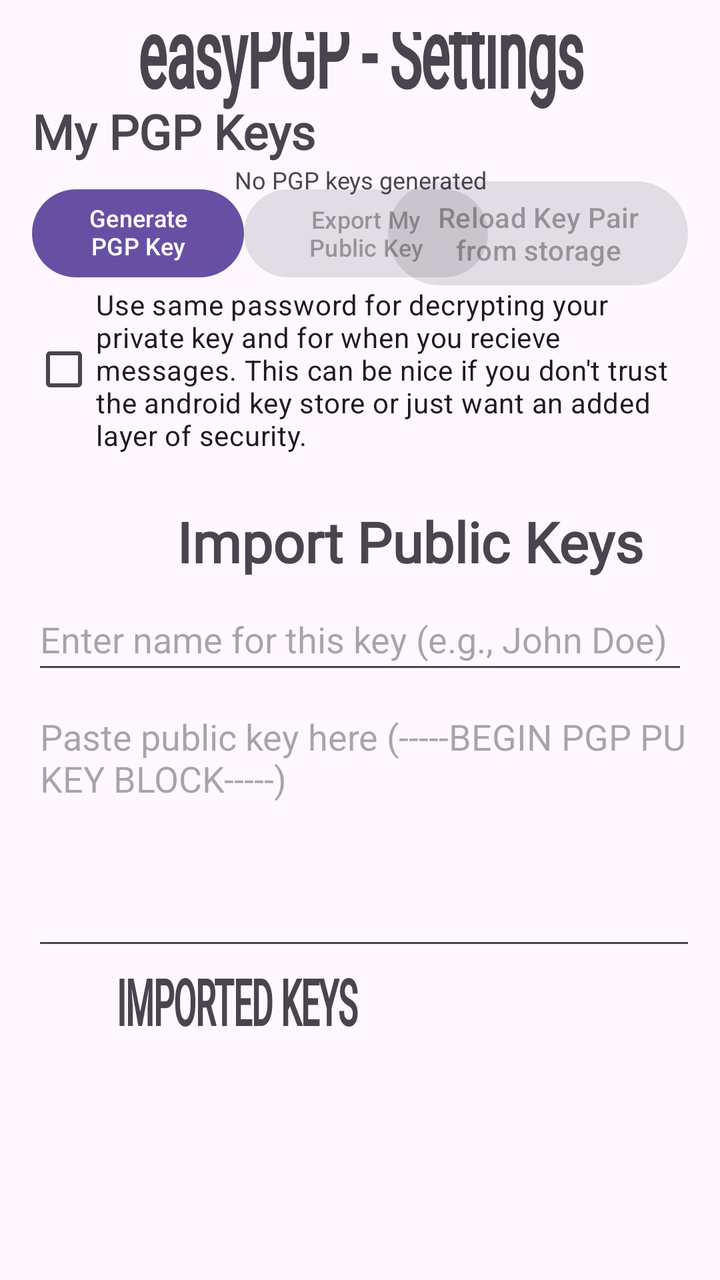
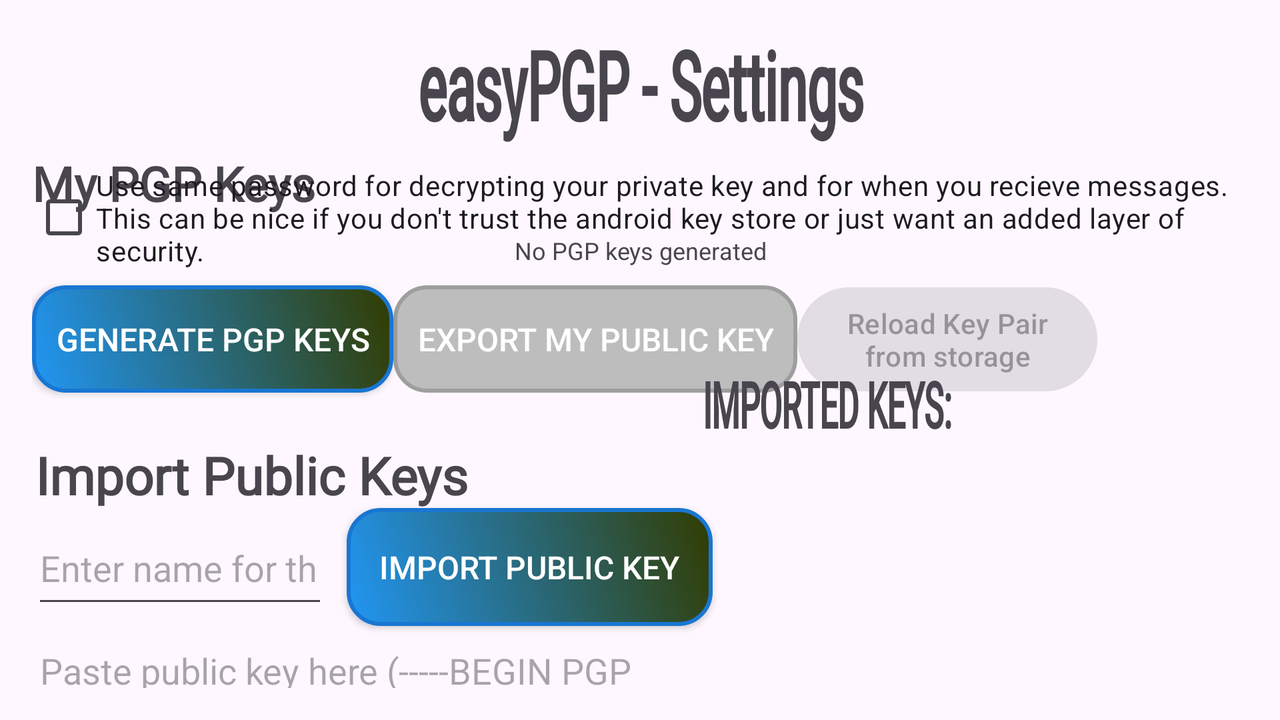

One screen, two layout resources from the same app: the default and the repository's alternative for another configuration. Each is rendered where Android would select it; the XML of both is given below.
<!-- AndroidManifest.xml: application theme Theme.EasyPGP -->
<!-- res/layout/activity_settings.xml -->
<?xml version="1.0" encoding="utf-8"?>
<androidx.constraintlayout.widget.ConstraintLayout xmlns:android="http://schemas.android.com/apk/res/android"
    xmlns:app="http://schemas.android.com/apk/res-auto"
    xmlns:tools="http://schemas.android.com/tools"
    android:layout_width="match_parent"
    android:layout_height="match_parent"
    android:padding="16dp"
    tools:context=".SettingsActivity">

    <TextView
        android:id="@+id/textViewSettingsTitle"
        android:layout_width="match_parent"
        android:layout_height="wrap_content"
        android:layout_marginBottom="8dp"
        android:fontFamily="@font/geostar_fill"
        android:scaleX="1.1"
        android:scaleY="2"
        android:text="easyPGP - Settings"
        android:textAlignment="center"
        android:textSize="24sp"
        android:textStyle="bold"
        app:layout_constraintBottom_toTopOf="@+id/textViewMyKeys"
        app:layout_constraintEnd_toEndOf="parent"
        app:layout_constraintHorizontal_bias="0.0"
        app:layout_constraintStart_toStartOf="parent"
        app:layout_constraintTop_toTopOf="parent" />

    <TextView
        android:id="@+id/textViewMyKeys"
        android:layout_width="match_parent"
        android:layout_height="wrap_content"
        android:fontFamily="@font/geostar"
        android:text="My PGP Keys"
        android:textSize="24sp"
        android:textStyle="bold"
        app:layout_constraintBottom_toTopOf="@+id/textViewKeyStatus"
        app:layout_constraintEnd_toEndOf="parent"
        app:layout_constraintHorizontal_bias="0.0"
        app:layout_constraintStart_toStartOf="parent"
        app:layout_constraintTop_toBottomOf="@+id/textViewSettingsTitle" />

    <TextView
        android:id="@+id/textViewKeyStatus"
        android:layout_width="match_parent"
        android:layout_height="wrap_content"
        android:text="No PGP keys generated"
        android:textAlignment="center"
        android:textSize="12sp"
        app:layout_constraintBottom_toTopOf="@+id/btnExportPublicKey"
        app:layout_constraintEnd_toEndOf="parent"
        app:layout_constraintHorizontal_bias="1.0"
        app:layout_constraintStart_toStartOf="parent"
        app:layout_constraintTop_toBottomOf="@+id/textViewMyKeys" />

    <Button
        android:id="@+id/btnGenerateKeys"
        android:layout_width="106dp"
        android:layout_height="52dp"
        android:text="Generate PGP Key Pair"
        android:textSize="12sp"
        app:layout_constraintBottom_toTopOf="@+id/chkUseSamePassword"
        app:layout_constraintEnd_toEndOf="parent"
        app:layout_constraintHorizontal_bias="0.0"
        app:layout_constraintStart_toStartOf="parent" />

    <Button
        android:id="@+id/btnExportPublicKey"
        android:layout_width="122dp"
        android:layout_height="52dp"
        android:layout_marginBottom="4dp"
        android:enabled="false"
        android:text="Export My Public Key"
        android:textSize="12sp"
        app:layout_constraintBottom_toTopOf="@+id/chkUseSamePassword"
        app:layout_constraintEnd_toEndOf="parent"
        app:layout_constraintHorizontal_bias="0.0"
        app:layout_constraintStart_toEndOf="@+id/btnGenerateKeys"
        app:layout_constraintTop_toTopOf="@+id/btnGenerateKeys"
        app:layout_constraintVertical_bias="0.0" />

    <Button
        android:id="@+id/btnReloadKeys"
        android:layout_width="150dp"
        android:layout_height="52dp"
        android:enabled="false"
        android:insetTop="0dp"
        android:insetBottom="0dp"
        android:text="Reload Key Pair from storage"
        android:textSize="14sp"
        app:layout_constraintBottom_toTopOf="@+id/chkUseSamePassword"
        app:layout_constraintEnd_toEndOf="parent"
        app:layout_constraintHorizontal_bias="1.0"
        app:layout_constraintStart_toEndOf="@+id/btnExportPublicKey"
        app:layout_constraintTop_toTopOf="@+id/btnExportPublicKey"
        app:layout_constraintVertical_bias="0.0" />

    <TextView
        android:id="@+id/textViewImportKeys"
        android:layout_width="378dp"
        android:layout_height="38dp"
        android:layout_marginTop="236dp"
        android:layout_marginEnd="12dp"
        android:fontFamily="@font/geostar"
        android:text="Import Public Keys"
        android:textAlignment="center"
        android:textSize="28sp"
        android:textStyle="bold"
        app:layout_constraintEnd_toEndOf="parent"
        app:layout_constraintHorizontal_bias="0.0"
        app:layout_constraintStart_toStartOf="parent"
        app:layout_constraintTop_toTopOf="parent" />

    <EditText
        android:id="@+id/editTextKeyName"
        android:layout_width="0dp"
        android:layout_height="wrap_content"
        android:layout_marginTop="4dp"
        android:hint="Enter name for this key (e.g., John Doe)"
        android:inputType="text"
        android:minHeight="48dp"
        app:layout_constraintEnd_toEndOf="parent"
        app:layout_constraintHorizontal_bias="1.0"
        app:layout_constraintStart_toStartOf="parent"
        app:layout_constraintTop_toBottomOf="@+id/textViewImportKeys" />

    <EditText
        android:id="@+id/editTextPublicKey"
        android:layout_width="380dp"
        android:layout_height="134dp"
        android:layout_marginTop="4dp"
        android:gravity="top|start"
        android:hint="Paste public key here (-----BEGIN PGP PUBLIC KEY BLOCK-----)"
        android:inputType="textMultiLine"
        android:scrollbars="vertical"
        app:layout_constraintEnd_toEndOf="parent"
        app:layout_constraintHorizontal_bias="0.0"
        app:layout_constraintStart_toStartOf="parent"
        app:layout_constraintTop_toBottomOf="@+id/editTextKeyName" />

    <Button
        android:id="@+id/btnImportKey"
        android:layout_width="175dp"
        android:layout_height="54dp"
        android:layout_marginBottom="4dp"
        android:text="Import Public Key"
        app:layout_constraintBottom_toTopOf="@+id/recyclerViewKeys"
        app:layout_constraintEnd_toEndOf="parent"
        app:layout_constraintHorizontal_bias="0.0"
        app:layout_constraintStart_toEndOf="@+id/textViewImportedKeys"
        app:layout_constraintTop_toTopOf="@+id/textViewImportedKeys"
        app:layout_constraintVertical_bias="1.0" />

    <TextView
        android:id="@+id/textViewImportedKeys"
        android:layout_width="205dp"
        android:layout_height="44dp"
        android:fontFamily="@font/geostar"
        android:scaleY="2"
        android:text="Imported Keys"
        android:textAlignment="center"
        android:textAllCaps="true"
        android:textSize="16sp"
        android:textStyle="bold"
        android:typeface="sans"
        app:flow_horizontalAlign="center"
        app:flow_verticalAlign="center"
        app:layout_constraintBottom_toBottomOf="parent"
        app:layout_constraintEnd_toEndOf="parent"
        app:layout_constraintHorizontal_bias="0.0"
        app:layout_constraintStart_toStartOf="parent"
        app:layout_constraintTop_toBottomOf="@+id/editTextPublicKey"
        app:layout_constraintVertical_bias="0.20999998" />

    <androidx.recyclerview.widget.RecyclerView
        android:id="@+id/recyclerViewKeys"
        android:layout_width="379dp"
        android:layout_height="158dp"
        android:layout_marginTop="4dp"
        android:layout_marginBottom="8dp"
        app:layout_constraintBottom_toBottomOf="parent"
        app:layout_constraintEnd_toEndOf="parent"
        app:layout_constraintStart_toStartOf="parent"
        app:layout_constraintTop_toBottomOf="@+id/textViewImportedKeys"
        app:layout_constraintVertical_bias="1.0" />

    <CheckBox
        android:id="@+id/chkUseSamePassword"
        android:layout_width="wrap_content"
        android:layout_height="wrap_content"
        android:layout_marginStart="12dp"
        android:layout_marginEnd="12dp"
        android:text="Use same password for decrypting your private key and for when you recieve messages. This can be nice if you don't trust the android key store or just want an added layer of security."
        app:layout_constraintBottom_toBottomOf="parent"
        app:layout_constraintEnd_toEndOf="parent"
        app:layout_constraintStart_toStartOf="parent"
        app:layout_constraintTop_toTopOf="parent"
        app:layout_constraintVertical_bias="0.242" />

</androidx.constraintlayout.widget.ConstraintLayout>
<!-- resources referenced by this layout -->
<resources>
  <style name="Theme.EasyPGP" parent="Base.Theme.EasyPGP" />
  <style name="Base.Theme.EasyPGP" parent="Theme.Material3.DayNight.NoActionBar">
          
          
      </style>
</resources>
<!-- res/layout-land/activity_settings.xml (the repository's variant of the layout above) -->
<!-- drawn on the phone turned sideways -->
<?xml version="1.0" encoding="utf-8"?>
<androidx.constraintlayout.widget.ConstraintLayout xmlns:android="http://schemas.android.com/apk/res/android"
    xmlns:app="http://schemas.android.com/apk/res-auto"
    xmlns:tools="http://schemas.android.com/tools"
    android:layout_width="match_parent"
    android:layout_height="match_parent"
    android:padding="16dp"
    tools:context=".SettingsActivity">

    <TextView
        android:id="@+id/textViewSettingsTitle"
        android:layout_width="match_parent"
        android:layout_height="wrap_content"
        android:layout_marginBottom="8dp"
        android:fontFamily="@font/geostar_fill"
        android:scaleX="1.1"
        android:scaleY="2"
        android:text="easyPGP - Settings"
        android:textAlignment="center"
        android:textSize="24sp"
        android:textStyle="bold"
        app:layout_constraintBottom_toTopOf="@+id/textViewMyKeys"
        app:layout_constraintEnd_toEndOf="parent"
        app:layout_constraintHorizontal_bias="1.0"
        app:layout_constraintStart_toStartOf="parent"
        app:layout_constraintTop_toTopOf="parent" />

    <TextView
        android:id="@+id/textViewMyKeys"
        android:layout_width="match_parent"
        android:layout_height="wrap_content"
        android:fontFamily="@font/geostar"
        android:text="My PGP Keys"
        android:textSize="24sp"
        android:textStyle="bold"
        app:layout_constraintBottom_toTopOf="@+id/textViewKeyStatus"
        app:layout_constraintEnd_toEndOf="parent"
        app:layout_constraintHorizontal_bias="0.0"
        app:layout_constraintStart_toStartOf="parent"
        app:layout_constraintTop_toBottomOf="@+id/textViewSettingsTitle" />

    <TextView
        android:id="@+id/textViewKeyStatus"
        android:layout_width="match_parent"
        android:layout_height="wrap_content"
        android:text="No PGP keys generated"
        android:textAlignment="center"
        android:textSize="12sp"
        app:layout_constraintBottom_toTopOf="@+id/btnExportPublicKey"
        app:layout_constraintEnd_toEndOf="parent"
        app:layout_constraintHorizontal_bias="1.0"
        app:layout_constraintStart_toStartOf="parent"
        app:layout_constraintTop_toBottomOf="@+id/textViewMyKeys" />

    <Button
        android:id="@+id/btnGenerateKeys"
        style="@style/CustomButtonStyle"
        android:layout_width="wrap_content"
        android:layout_height="wrap_content"
        android:text="Generate PGP Keys"
        app:layout_constraintBottom_toBottomOf="@+id/btnExportPublicKey"
        app:layout_constraintEnd_toEndOf="parent"
        app:layout_constraintHorizontal_bias="0.0"
        app:layout_constraintStart_toStartOf="parent"
        app:layout_constraintTop_toTopOf="@+id/btnExportPublicKey" />

    <Button
        android:id="@+id/btnExportPublicKey"
        style="@style/CustomButtonStyle"
        android:layout_width="wrap_content"
        android:layout_height="wrap_content"
        android:layout_marginTop="8dp"
        android:enabled="false"
        android:text="Export My Public Key"
        app:layout_constraintBottom_toBottomOf="parent"
        app:layout_constraintEnd_toEndOf="parent"
        app:layout_constraintHorizontal_bias="0.0"
        app:layout_constraintStart_toEndOf="@+id/btnGenerateKeys"
        app:layout_constraintTop_toBottomOf="@+id/chkUseSamePassword"
        app:layout_constraintVertical_bias="0.0" />

    <Button
        android:id="@+id/btnReloadKeys"
        android:layout_width="150dp"
        android:layout_height="52dp"
        android:layout_marginTop="8dp"
        android:enabled="false"
        android:insetTop="0dp"
        android:insetBottom="0dp"
        android:text="Reload Key Pair from storage"
        android:textSize="14sp"
        app:layout_constraintBottom_toBottomOf="@+id/btnExportPublicKey"
        app:layout_constraintEnd_toEndOf="parent"
        app:layout_constraintHorizontal_bias="0.0"
        app:layout_constraintStart_toEndOf="@+id/btnExportPublicKey"
        app:layout_constraintTop_toBottomOf="@+id/chkUseSamePassword" />

    <TextView
        android:id="@+id/textViewImportKeys"
        android:layout_width="346dp"
        android:layout_height="34dp"
        android:layout_marginTop="204dp"
        android:layout_marginEnd="12dp"
        android:fontFamily="@font/geostar"
        android:text="Import Public Keys"
        android:textAlignment="textStart"
        android:textSize="26sp"
        android:textStyle="bold"
        app:layout_constraintEnd_toEndOf="parent"
        app:layout_constraintHorizontal_bias="0.006"
        app:layout_constraintStart_toStartOf="parent"
        app:layout_constraintTop_toTopOf="parent" />

    <EditText
        android:id="@+id/editTextKeyName"
        android:layout_width="148dp"
        android:layout_height="53dp"
        android:layout_marginTop="240dp"
        android:hint="Enter name for this key (e.g., John Doe)"
        android:inputType="text"
        android:minHeight="48dp"
        app:layout_constraintEnd_toStartOf="@+id/recyclerViewKeys"
        app:layout_constraintHorizontal_bias="0.0"
        app:layout_constraintStart_toStartOf="parent"
        app:layout_constraintTop_toTopOf="parent" />

    <EditText
        android:id="@+id/editTextPublicKey"
        android:layout_width="350dp"
        android:layout_height="77dp"
        android:layout_marginTop="4dp"
        android:gravity="top|start"
        android:hint="Paste public key here (-----BEGIN PGP PUBLIC KEY BLOCK-----)"
        android:inputType="textMultiLine"
        android:scrollbars="vertical"
        app:layout_constraintEnd_toEndOf="parent"
        app:layout_constraintHorizontal_bias="0.0"
        app:layout_constraintStart_toStartOf="parent"
        app:layout_constraintTop_toBottomOf="@+id/editTextKeyName" />

    <Button
        android:id="@+id/btnImportKey"
        style="@style/CustomButtonStyle"
        android:layout_width="183dp"
        android:layout_height="59dp"
        android:text="Import Public Key"
        app:layout_constraintEnd_toEndOf="parent"
        app:layout_constraintHorizontal_bias="0.034"
        app:layout_constraintStart_toEndOf="@+id/editTextKeyName"
        app:layout_constraintTop_toBottomOf="@+id/textViewImportKeys" />

    <TextView
        android:id="@+id/textViewImportedKeys"
        android:layout_width="205dp"
        android:layout_height="44dp"
        android:fontFamily="@font/geostar"
        android:scaleY="2"
        android:text="Imported Keys:"
        android:textAlignment="center"
        android:textAllCaps="true"
        android:textSize="16sp"
        android:textStyle="bold"
        android:typeface="sans"
        app:flow_horizontalAlign="center"
        app:flow_verticalAlign="center"
        app:layout_constraintBottom_toBottomOf="parent"
        app:layout_constraintEnd_toEndOf="parent"
        app:layout_constraintHorizontal_bias="0.732"
        app:layout_constraintStart_toStartOf="parent"
        app:layout_constraintTop_toTopOf="parent"
        app:layout_constraintVertical_bias="0.656" />

    <androidx.recyclerview.widget.RecyclerView
        android:id="@+id/recyclerViewKeys"
        android:layout_width="338dp"
        android:layout_height="119dp"
        android:layout_marginBottom="8dp"
        app:layout_constraintBottom_toBottomOf="parent"
        app:layout_constraintEnd_toEndOf="parent"
        app:layout_constraintHorizontal_bias="1.0"
        app:layout_constraintStart_toEndOf="@+id/editTextPublicKey"
        app:layout_constraintTop_toBottomOf="@+id/btnImportKey"
        app:layout_constraintVertical_bias="0.794" />

    <CheckBox
        android:id="@+id/chkUseSamePassword"
        android:layout_width="wrap_content"
        android:layout_height="wrap_content"
        android:layout_marginStart="12dp"
        android:layout_marginEnd="12dp"
        android:text="Use same password for decrypting your private key and for when you recieve messages. This can be nice if you don't trust the android key store or just want an added layer of security."
        app:layout_constraintBottom_toBottomOf="parent"
        app:layout_constraintEnd_toEndOf="parent"
        app:layout_constraintStart_toStartOf="parent"
        app:layout_constraintTop_toTopOf="parent"
        app:layout_constraintVertical_bias="0.242" />

</androidx.constraintlayout.widget.ConstraintLayout>
<!-- resources referenced by the variant -->
<!-- as the phone turned sideways resolves them -->
<resources>
  <style name="CustomButtonStyle" parent="Widget.AppCompat.Button">
          <item name="android:background">@drawable/rounded_button</item>
          <item name="android:backgroundTint">@null</item>
          <item name="backgroundTint">@null</item>
          <item name="android:textColor">@color/white</item>
          <item name="android:color">@color/black</item>
          <item name="android:colorBackground">@color/blue</item>
          <item name="android:colorForeground">@color/black</item>
          <item name="android:padding">12dp</item>
          <item name="android:textSize">16sp</item>
          <item name="android:fontFamily">sans-serif-medium</item>
          <item name="android:layout_height">70dp</item>
      </style>
  <style name="Theme.EasyPGP" parent="Base.Theme.EasyPGP" />
  <!-- drawable rounded_button (drawable) -->
  <?xml version="1.0" encoding="utf-8"?>
  <selector xmlns:android="http://schemas.android.com/apk/res/android">
      
      <item android:state_enabled="false" android:drawable="@drawable/rounded_button_bg_disabled" />
      
      <item android:state_pressed="true" android:drawable="@drawable/rounded_button_bg_pressed" />
      
      <item android:drawable="@drawable/rounded_button_bg" />
  </selector>
  <color name="white">#FFFFFFFF</color>
  <color name="black">#FF000000</color>
  <color name="blue">#FF9D1F1F</color>
  <style name="Base.Theme.EasyPGP" parent="Theme.Material3.DayNight.NoActionBar">
          
          
      </style>
  <!-- drawable rounded_button_bg_disabled (drawable) -->
  <?xml version="1.0" encoding="utf-8"?>
  <shape xmlns:android="http://schemas.android.com/apk/res/android" android:shape="rectangle">
      <solid android:color="#BDBDBD" />
      <corners android:radius="16dp" />
      <stroke android:width="2dp" android:color="#9E9E9E" />
  </shape>
  <!-- drawable rounded_button_bg_pressed (drawable) -->
  <?xml version="1.0" encoding="utf-8"?>
  <shape xmlns:android="http://schemas.android.com/apk/res/android" android:shape="rectangle">
      <gradient
          android:startColor="#1976D2"
          android:endColor="#F57C00"
          android:angle="45" />
      <corners android:radius="16dp" />
      <stroke android:width="2dp" android:color="#0D47A1" />
  </shape>
  <!-- drawable rounded_button_bg (drawable) -->
  <?xml version="1.0" encoding="utf-8"?>
  <shape xmlns:android="http://schemas.android.com/apk/res/android" android:shape="rectangle">
      <gradient
          android:startColor="#2196F3"
          android:endColor="#323C00"
          android:angle="45" />
      <corners android:radius="16dp" />
      <stroke android:width="2dp" android:color="#1976D2" />
  </shape>
</resources>
